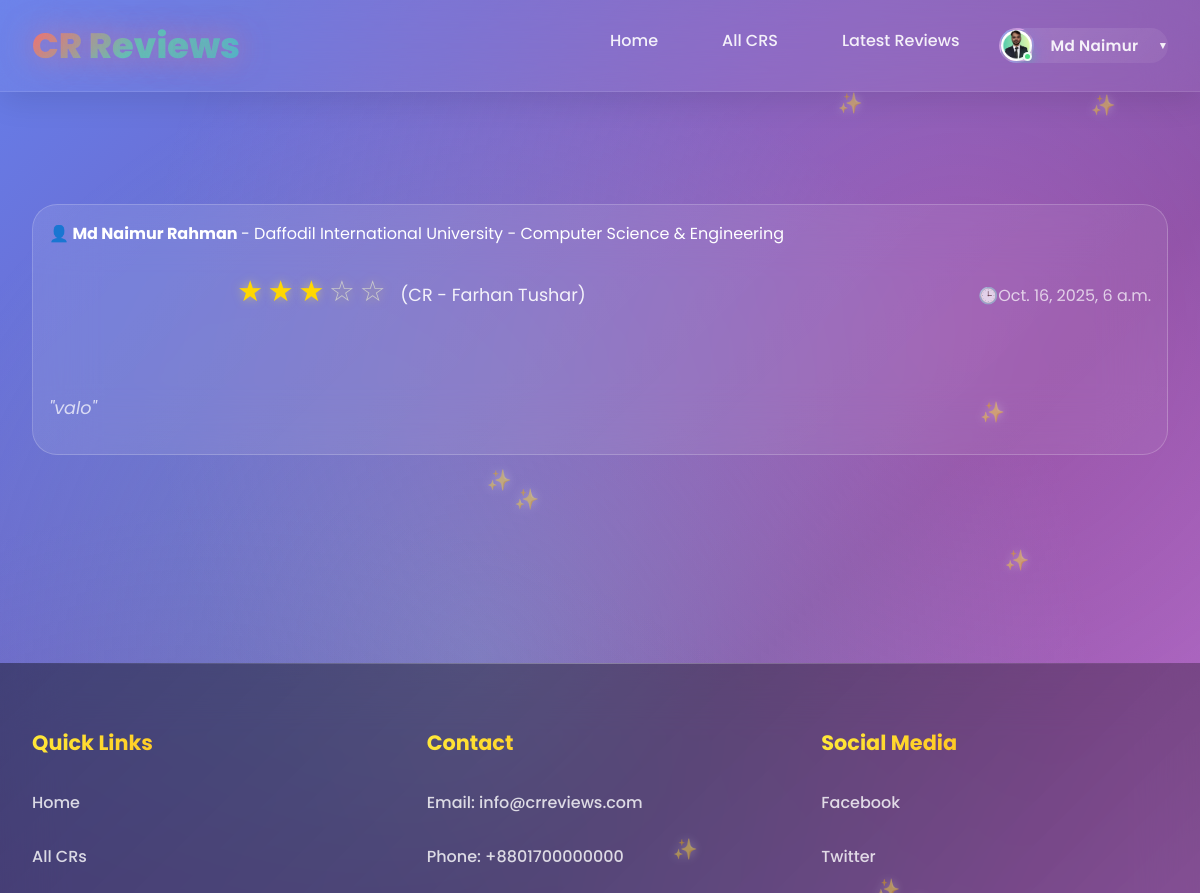
The page /latest_reviews/ (signed in, upper part) on the database as committed earlier.
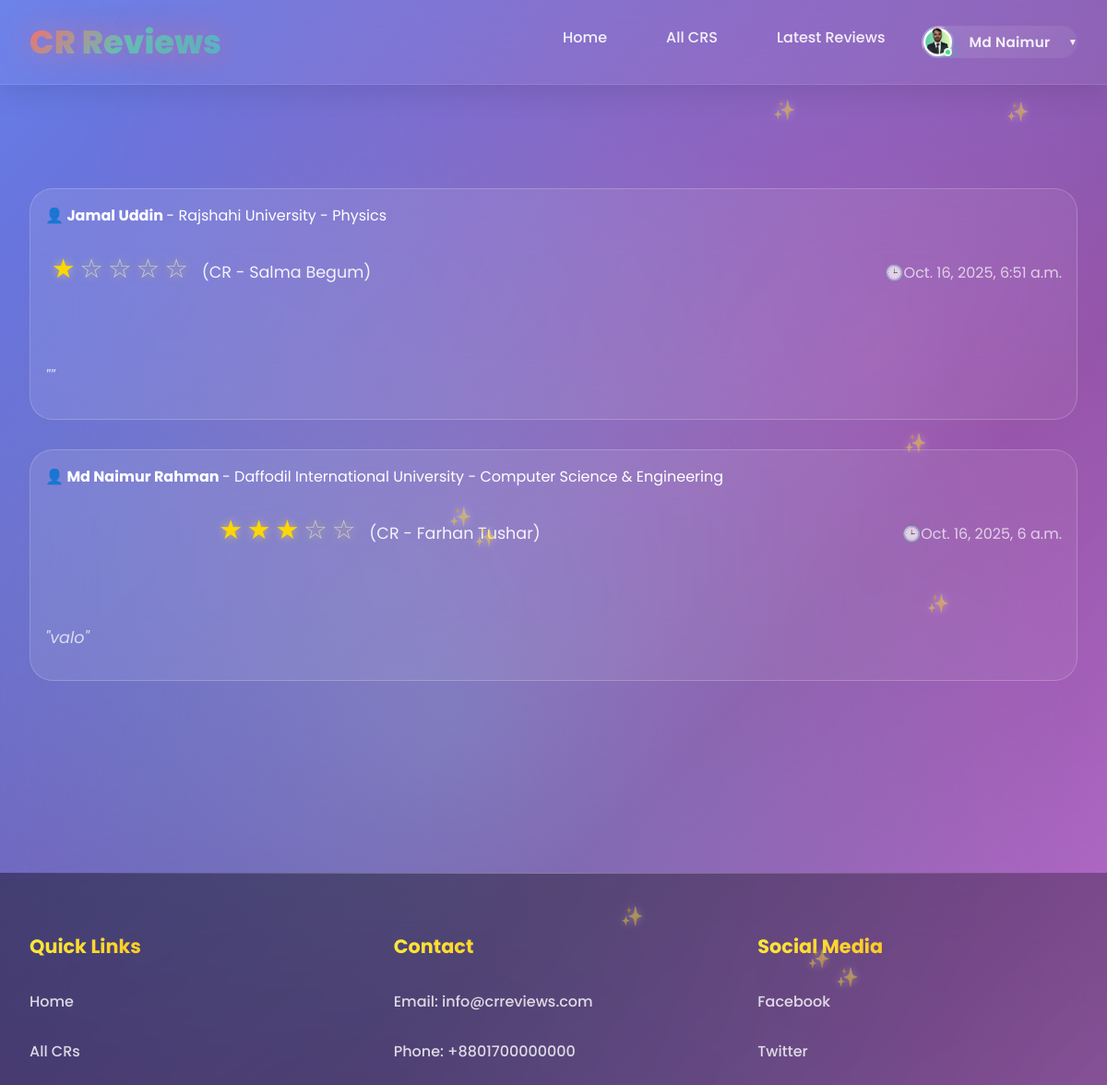
The same page on the database as committed later.
### cr/models.py (models this page shows, shortened)
class Review(models.Model):
    user=models.OneToOneField('userprofile.User', on_delete=models.CASCADE,related_name='userreviews')
    cr_profile=models.ForeignKey(CrProfile, on_delete=models.CASCADE,related_name='cr_reviews')
    rating = models.PositiveSmallIntegerField()
    description = models.TextField(blank=True, null=True)
    slug = models.SlugField(unique=True, blank=True)
    created_at = models.DateTimeField(auto_now_add=True)
    updated_at = models.DateTimeField(auto_now=True)
    deleted_at = models.DateTimeField(blank=True, null=True)

class University(models.Model):
    Public = "Public"
    Private = "Private"
    university_type = [
        (Public,"Public"),
        (Private,"Private"),
    ]
    title =models.CharField(max_length=100,unique=True,blank=False,null=False)
    type =models.CharField(max_length=100,choices=university_type)
    address=models.CharField(max_length=150, blank=True, null=True)
    slug=models.SlugField(blank=True,unique=True)
    created_at=models.DateTimeField(auto_now_add=True)
    updated_at=models.DateTimeField(auto_now=True)
    daleted_at=models.DateTimeField(auto_now=True,blank=True,null=True)
    def __str__(self):
        return self.title

class Department(models.Model):
    university=models.ForeignKey(University, on_delete=models.CASCADE,related_name='departments')
    title=models.CharField(max_length=50,unique=True,blank=False,null=False)
    code=models.CharField(max_length=50,unique=True,blank=True,null=True)
    slug=models.SlugField(blank=True,unique=True)
    created_at=models.DateTimeField(auto_now_add=True)
    updated_at=models.DateTimeField(auto_now=True)
    daleted_at=models.DateTimeField(auto_now=True,blank=True,null=True)
    def __str__(self):
        return self.title

class CrProfile(models.Model):
    user=models.OneToOneField('userprofile.User', on_delete=models.CASCADE,related_name='cr_profile')
    university=models.ForeignKey(University, on_delete=models.CASCADE,related_name='cr_profile')
    department=models.ForeignKey(Department, on_delete=models.CASCADE,related_name='cr_profile')
    profile_picture = models.ImageField(upload_to='cr_profile_pictures/', blank=True, null=True)
    name = models.CharField(max_length=100)
    gender = models.CharField(choices=[('M', 'Male'), ('F', 'Female')], max_length=1)
    email = models.EmailField(blank=True, null=True)
    phone = models.CharField(max_length=30, blank=True, null=True)
    st_id = models.CharField(max_length=50, unique=True)
    batch = models.CharField(max_length=20)
    section = models.CharField(max_length=10)
    bio = models.TextField(blank=True, null=True)
    slug = models.SlugField(unique=True, blank=True)
    created_at=models.DateTimeField(auto_now_add=True)
    updated_at=models.DateTimeField(auto_now=True)
    deleted_at=models.DateTimeField(auto_now=True,blank=True,null=True)

### userprofile/models.py (models this page shows, shortened)
class User(AbstractBaseUser,PermissionsMixin):
    university=models.ForeignKey(University, on_delete=models.SET_NULL,related_name='university',null=True,blank=True)
    department=models.ForeignKey(Department, on_delete=models.SET_NULL,related_name='department',null=True,blank=True)
    profile_picture=models.ImageField(upload_to=user_profile_picture_path,null=True,blank=True)
    first_name = models.CharField(max_length=50)
    last_name = models.CharField(max_length=50)
    gender = models.CharField(choices=[('M', 'Male'), ('F', 'Female')], max_length=1)
    email = models.EmailField(unique=True)
    phone=models.CharField(max_length=20,null=True,blank=True)
    date_of_birth=models.DateField(null=True,blank=True)
    student_id=models.CharField(max_length=50,unique=True)
    batch=models.CharField(max_length=20,null=True,blank=True)
    section=models.CharField(max_length=20,null=True,blank=True)
    bio=models.TextField(null=True,blank=True)
    facebook_url=models.URLField(null=True,blank=True)
    instagram_url=models.URLField(null=True,blank=True)
    linkedin_url=models.URLField(null=True,blank=True)
    role=models.CharField(max_length=20, default='student')
    slug=models.SlugField(blank=True,unique=True)
    is_active = models.BooleanField(default=True)
    is_staff = models.BooleanField(default=False)
    created_at = models.DateTimeField(auto_now_add=True)
    updated_at = models.DateTimeField(auto_now=True)
    deleted_at = models.DateTimeField(blank=True, null=True)
    USERNAME_FIELD = 'email'
    REQUIRED_FIELDS = ['first_name','last_name']
    objects = CustomUserManager()
    def get_full_name(self):
        return f"{self.first_name} {self.last_name}"

### cr/views.py (the view)
# urls.py: path('latest_reviews/',latest_reviews,name='latest_reviews'),
def latest_reviews(request):
    reviews=Review.objects.all().order_by('-created_at')
    paginator = Paginator(reviews,10)
    page_number = request.GET.get('page',1)
    try:
        reviews = paginator.page(page_number)
    except PageNotAnInteger:
        reviews = paginator.page(1)
    except EmptyPage:
        reviews = paginator.page(1)
    context={
        'review':reviews,
        'paginator':paginator,
    }
    return render(request,'latest_reviews.html',context)

### templates/latest_reviews.html (shortened to what this page needs)
{% extends 'base.html' %}
{% load  static %}
{% block content %}
    <div id="latest-reviews" class="page">
        <div class="container">
            <div class="section">
                 {% for review in review %}
                <div class="review-card">
                    <div class="review-header">
                        <div>
                             <strong><a href="{% url 'user_view' review.user.slug %}" style="text-decoration: none; color: inherit;">👤 {{review.user.get_full_name}}</a> </strong> - {{review.user.university}} - {{review.user.department}}
                            <div class="rating">
                                {% for i in "12345" %} {% if forloop.counter <= review.rating %}
                                <span class="star filled">★</span>
                                {% else %}
                                <span class="star">☆</span>
                                {% endif %}
                                {% endfor %}
                                <span class="review_cr">(CR - {{review.cr_profile.name}})</span>
                            </div>
                        </div>
                        <div style="color: rgba(255,255,255,0.7); font-weight: 400;">🕒{{review.created_at}}</div>
                    </div>
                    <div class="review-text">
                        "{{review.description}}"
                    </div>
                </div>
                {% endfor %}
            </div>
        </div>
    </div>
{% endblock content %}

### templates/base.html (shortened to what this page needs)
<!DOCTYPE html>
<html lang="en">
{% load static %}
<head>
    <link rel="stylesheet" href="{% static 'style.css' %}">
    <link rel="stylesheet" href="{% static 'add_cr.css' %}">
    <link rel="stylesheet" href="{% static 'user_dashboard.css' %}">
    <link rel="stylesheet" href="{% static 'edit_user_settings.css' %}">
</head>
<body>
    <nav class="navbar">
        <div class="nav-container">
            <a href="home.html" class="logo">CR Reviews</a>
            <ul class="nav-links">
                <li><a href="{% url 'home' %}" class="nav-link">Home</a></li>
                <li><a href="{% url 'all_cr' %}" class="nav-link" >All CRS</a></li>
                <li><a href="{% url 'latest_reviews' %}" class="nav-link" >Latest Reviews</a></li>
                {% if user.is_authenticated %}
                <li class="user-dropdown">
                <a href="#" class="nav-link user-profile-btn">
                    <span class="user-avatar">
                    {% if user.profile_picture %}
                        <img src="{{ user.profile_picture.url }}" alt="{{ user.name }}" />
                    {% else %}
                        {{ user.first_name|first|upper }}
                    {% endif %}
                    </span>
                    <span class="user-name">{{user.first_name}}</span>
                    <span class="dropdown-arrow">▼</span>
                </a>
                </li>
                {% else %}
                <li><a href="{% url 'login'%}" class="nav-link" >Login</a></li>
                <li><a href="{%url 'registration'%}" class="nav-link">Registration</a></li>
                {% endif %}
            </ul>
        </div>
    </nav>
    {% block content %}
    {% endblock content %}
    {% include 'footer.html' %}
</body>
</html>

Rows that differ between the two databases and show on the page:
added Review: user.get_full_name "Jamal Uddin", user.university "Rajshahi University", user.department "Physics", rating 1 (drawn), cr_profile.name "Salma Begum", created_at "Oct. 16, 2025, 6:51 a.m."
